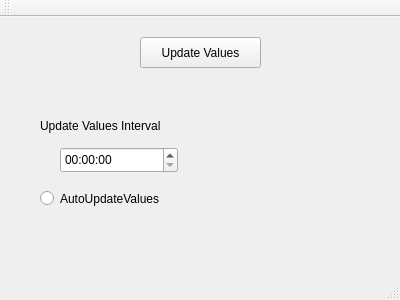
<?xml version="1.0" encoding="UTF-8"?>
<ui version="4.0">
 <class>MainWindow</class>
 <widget class="QMainWindow" name="MainWindow">
  <property name="geometry">
   <rect>
    <x>0</x>
    <y>0</y>
    <width>400</width>
    <height>300</height>
   </rect>
  </property>
  <property name="windowTitle">
   <string>MainWindow</string>
  </property>
  <widget class="QWidget" name="centralWidget">
   <widget class="QPushButton" name="updateValues">
    <property name="geometry">
     <rect>
      <x>140</x>
      <y>20</y>
      <width>121</width>
      <height>31</height>
     </rect>
    </property>
    <property name="text">
     <string>Update Values</string>
    </property>
   </widget>
   <widget class="QRadioButton" name="radioButton">
    <property name="geometry">
     <rect>
      <x>40</x>
      <y>170</y>
      <width>161</width>
      <height>23</height>
     </rect>
    </property>
    <property name="text">
     <string>AutoUpdateValues</string>
    </property>
   </widget>
   <widget class="QLabel" name="label">
    <property name="geometry">
     <rect>
      <x>40</x>
      <y>100</y>
      <width>161</width>
      <height>17</height>
     </rect>
    </property>
    <property name="text">
     <string>Update Values Interval</string>
    </property>
   </widget>
   <widget class="QTimeEdit" name="timeEdit">
    <property name="geometry">
     <rect>
      <x>60</x>
      <y>130</y>
      <width>118</width>
      <height>26</height>
     </rect>
    </property>
   </widget>
  </widget>
  <widget class="QMenuBar" name="menuBar">
   <property name="geometry">
    <rect>
     <x>0</x>
     <y>0</y>
     <width>400</width>
     <height>22</height>
    </rect>
   </property>
  </widget>
  <widget class="QToolBar" name="mainToolBar">
   <attribute name="toolBarArea">
    <enum>TopToolBarArea</enum>
   </attribute>
   <attribute name="toolBarBreak">
    <bool>false</bool>
   </attribute>
  </widget>
  <widget class="QStatusBar" name="statusBar"/>
 </widget>
 <layoutdefault spacing="6" margin="11"/>
 <resources/>
 <connections/>
</ui>
